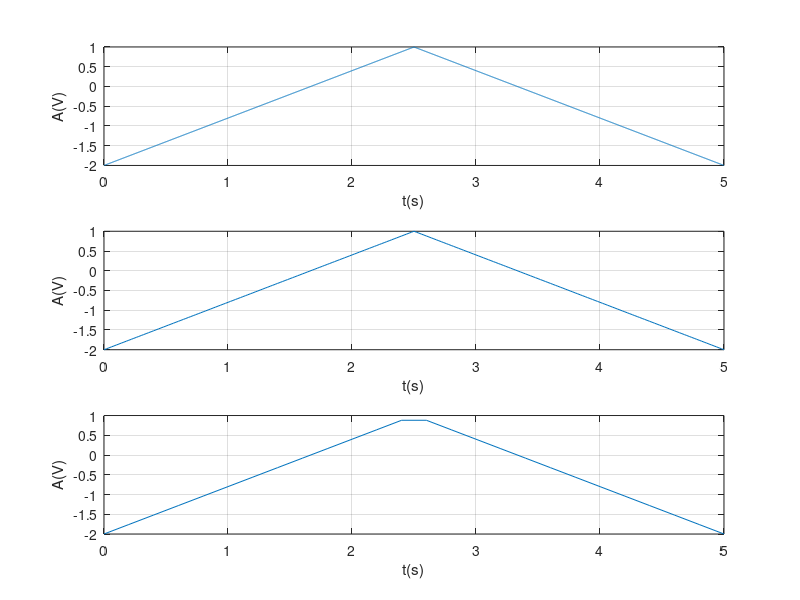

Reproduce this figure in MATLAB.
%semnal triunghiular: sawtooth(T,WIDTH)
%perioada 5s: t=0:5
%max: +1 min:-2
%panta +1 inseamna prima bisect. in pct (1,1)si (2,2)=> width la sawtooh=0.5 

%rezolutie temp de 2ms
t=0:0.002:5;
f=0.2;
w=2*pi*f;
s=1.5*sawtooth(w*t,0.5)-0.5;
subplot(3,1,1),plot(t,s), grid,xlabel('t(s)'), ylabel('A(V)')

%rezolutie temp de 20ms
t=0:0.02:5;
f=0.2;
w=2*pi*f;
s=1.5*sawtooth(w*t,0.5)-0.5;
subplot(3,1,2),plot(t,s), grid,xlabel('t(s)'), ylabel('A(V)')

%rezolutie temp de 200ms
t=0:0.2:5;
f=0.2;
w=2*pi*f;
s=1.5*sawtooth(w*t,0.5)-0.5;
subplot(3,1,3),plot(t,s), grid,xlabel('t(s)'), ylabel('A(V)')